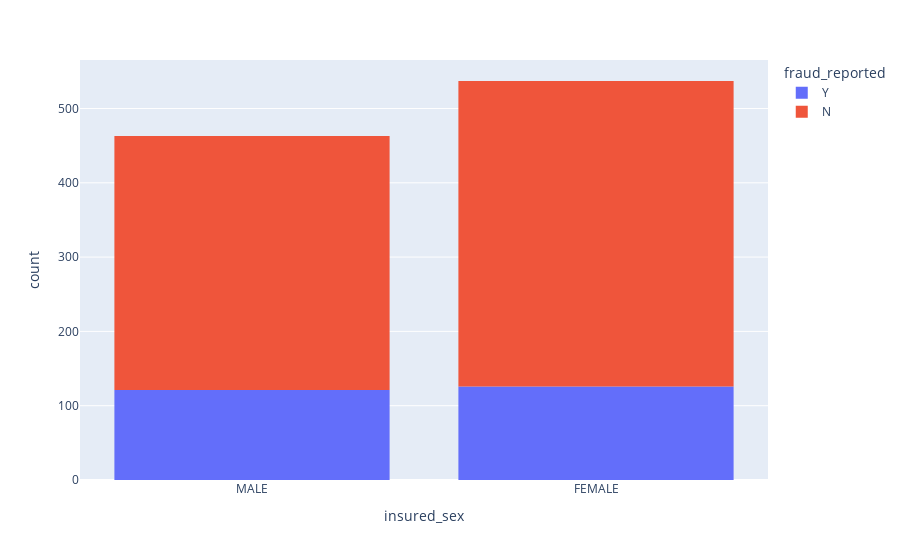

Source (notebook cell):
### Code cell
fig = px.histogram(df, x="insured_sex", color="fraud_reported")
fig.show()

### Figure 1 — Plotly figure (JSON) as saved in the notebook; plotly's stock layout.template omitted (floating-point values rounded to 4 significant figures; data arrays with more than 128 entries replaced by an {"elided": "..."} marker saying what was removed)
{"data": [{"alignmentgroup": "True", "bingroup": "x", "hovertemplate": "fraud_reported=Y<br>insured_sex=%{x}<br>count=%{y}<extra></extra>", "legendgroup": "Y", "marker": {"color": "#636efa", "pattern": {"shape": ""}}, "name": "Y", "offsetgroup": "Y", "orientation": "v", "showlegend": true, "type": "histogram", "x": {"elided": "247 str values"}, "xaxis": "x", "yaxis": "y"}, {"alignmentgroup": "True", "bingroup": "x", "hovertemplate": "fraud_reported=N<br>insured_sex=%{x}<br>count=%{y}<extra></extra>", "legendgroup": "N", "marker": {"color": "#EF553B", "pattern": {"shape": ""}}, "name": "N", "offsetgroup": "N", "orientation": "v", "showlegend": true, "type": "histogram", "x": {"elided": "753 str values"}, "xaxis": "x", "yaxis": "y"}], "layout": {"barmode": "relative", "legend": {"title": {"text": "fraud_reported"}, "tracegroupgap": 0}, "margin": {"t": 60}, "xaxis": {"anchor": "y", "domain": [0, 1], "title": {"text": "insured_sex"}}, "yaxis": {"anchor": "x", "domain": [0, 1], "title": {"text": "count"}}}}
